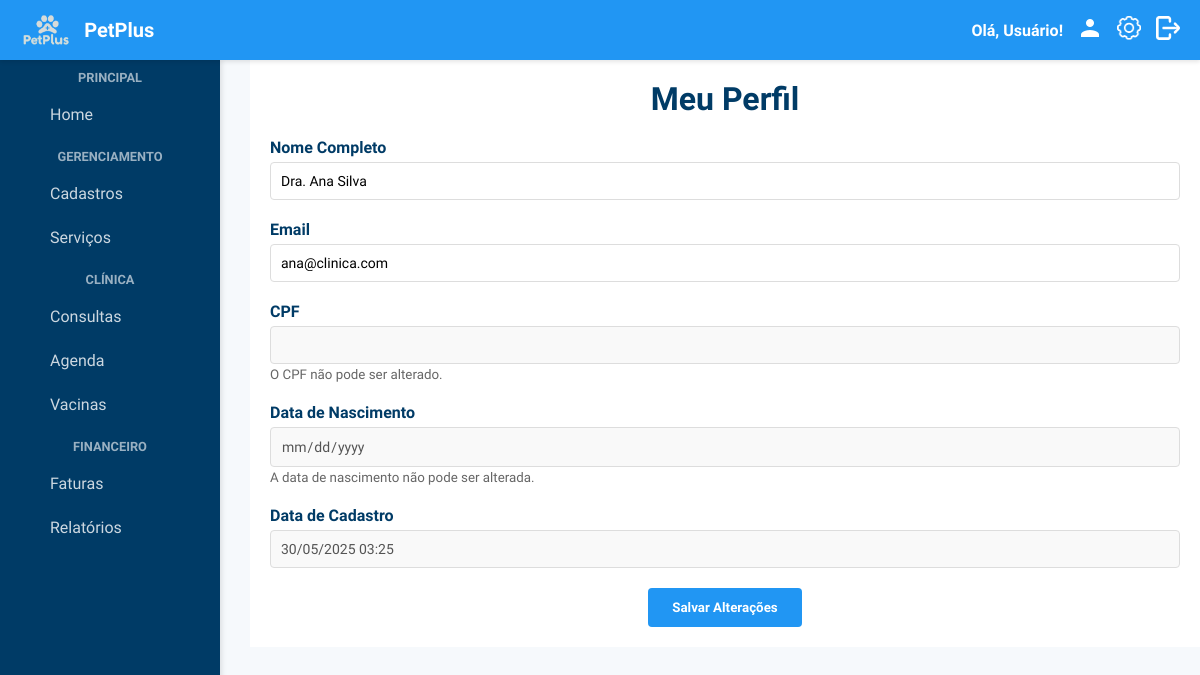
The app's page /perfil/meu-perfil.php with its own data.
### tables this page shows
CREATE TABLE IF NOT EXISTS Usuarios (
    id_usuario INT AUTO_INCREMENT PRIMARY KEY,
    nome VARCHAR(100) NOT NULL,
    email VARCHAR(100) NOT NULL UNIQUE,
    senha VARCHAR(255) NOT NULL,
    cpf VARCHAR(14) UNIQUE,
    data_nasc DATE,
    data_criacao TIMESTAMP DEFAULT CURRENT_TIMESTAMP,
    ultimo_acesso TIMESTAMP NULL,
    tipo_usuario enum('administrador','veterinario','tutor') NOT NULL DEFAULT 'administrador'
);

### perfil/meu-perfil.php (the view, shortened to what this page needs)
<?php
include_once('../includes/header.php');
$conn = conecta_db();
$id_usuario = isset($_SESSION['id_usuario']) ? $_SESSION['id_usuario'] : $_SESSION['usuario_id'];
$usuario = null;
$query = "SELECT * FROM Usuarios WHERE id_usuario = ?";
$stmt = $conn->prepare($query);
$stmt->bind_param("i", $id_usuario);
$stmt->execute();
$result = $stmt->get_result();
if ($result && $result->num_rows > 0) {
    $usuario = $result->fetch_assoc();
}
?>
<!DOCTYPE html>
<html lang="pt-br">
<head>
    <link rel="stylesheet" href="../includes/global.css">
</head>
<body>
    <?php include_once('../includes/sidebar.php'); ?>
    <div class="container">
        <h1>Meu Perfil</h1>
    <?php if ($usuario): ?>
        <form method="POST" action="">
            <div style="margin-bottom: 20px;">
                <label for="nome" style="display: block; margin-bottom: 5px; font-weight: bold;">Nome Completo</label>
                <input type="text" id="nome" name="nome" value="<?php echo htmlspecialchars($usuario['nome']); ?>" required style="width: 100%; padding: 10px; border: 1px solid #ddd; border-radius: 4px;">
            </div>
            <div style="margin-bottom: 20px;">
                <label for="email" style="display: block; margin-bottom: 5px; font-weight: bold;">Email</label>
                <input type="email" id="email" name="email" value="<?php echo htmlspecialchars($usuario['email']); ?>" required style="width: 100%; padding: 10px; border: 1px solid #ddd; border-radius: 4px;">
            </div>
            <div style="margin-bottom: 20px;">
                <label for="cpf" style="display: block; margin-bottom: 5px; font-weight: bold;">CPF</label>
                <input type="text" id="cpf" value="<?php echo htmlspecialchars($usuario['cpf']); ?>" disabled style="width: 100%; padding: 10px; border: 1px solid #ddd; border-radius: 4px; background-color: #f9f9f9;">
                <small style="color: #666;">O CPF não pode ser alterado.</small>
            </div>
            <div style="margin-bottom: 20px;">
                <label for="data_nasc" style="display: block; margin-bottom: 5px; font-weight: bold;">Data de Nascimento</label>
                <input type="date" id="data_nasc" value="<?php echo htmlspecialchars($usuario['data_nasc']); ?>" disabled style="width: 100%; padding: 10px; border: 1px solid #ddd; border-radius: 4px; background-color: #f9f9f9;">
                <small style="color: #666;">A data de nascimento não pode ser alterada.</small>
            </div>
            <div style="margin-bottom: 20px;">
                <label for="data_criacao" style="display: block; margin-bottom: 5px; font-weight: bold;">Data de Cadastro</label>
                <input type="text" id="data_criacao" value="<?php echo date('d/m/Y H:i', strtotime($usuario['data_criacao'])); ?>" disabled style="width: 100%; padding: 10px; border: 1px solid #ddd; border-radius: 4px; background-color: #f9f9f9;">
            </div>
            <div style="text-align: center;">
                <button type="submit" style="background-color: #2196f3; color: white; border: none; padding: 12px 24px; border-radius: 4px; cursor: pointer; font-weight: bold;">Salvar Alterações</button>
            </div>
        </form>
    <?php else: ?>
        <p style="text-align: center; color: #721c24;">Não foi possível carregar os dados do usuário.</p>
    <?php endif; ?>
</div>
</body>
</html>

### includes/temas.css (style rules this page uses)
.tema-claro { --cor-fundo: #f6f9fc; --cor-texto: #333; --cor-primaria: #2196f3; --cor-secundaria: #0b3556; --cor-borda: #ddd; --cor-fundo-card: #fff; --cor-fundo-header: #2196f3; --cor-texto-header: #fff; }
body { background-color: var(--cor-fundo); color: var(--cor-texto); }
.container, .conteudo { background-color: var(--cor-fundo-card) !important; border-color: var(--cor-borda) !important; }
button, .btn-primary, .botao { background-color: var(--cor-primaria) !important; color: #fff !important; }

### includes/global.css (style rules this page uses)
* { margin: 0; padding: 0; box-sizing: border-box; font-family: "Quicksand", sans-serif; }
body { background-color: #f6f9fc; padding-top: 60px; }
.container { margin-left: 220px; padding: 20px; transition: margin-left 0.3s; }
h1, h2, h3 { color: #003b66; text-align: center; margin-bottom: 20px; }
label { display: block; margin-bottom: 6px; font-weight: bold; color: #003b66; }
input, select, textarea { width: 100%; padding: 10px; border-radius: 6px; border: 1px solid #ccc; font-size: 14px; box-sizing: border-box; }

### perfil/meu-perfil.php (style rules this page uses)
.container { margin-left: 250px; padding: 20px; }

### records on screen
usuarios: nome "Dra. Ana Silva", email "ana@clinica.com", data_criacao "30/05/2025 03:25"

### other values on screen
$nomeUsuario "Usuário"
